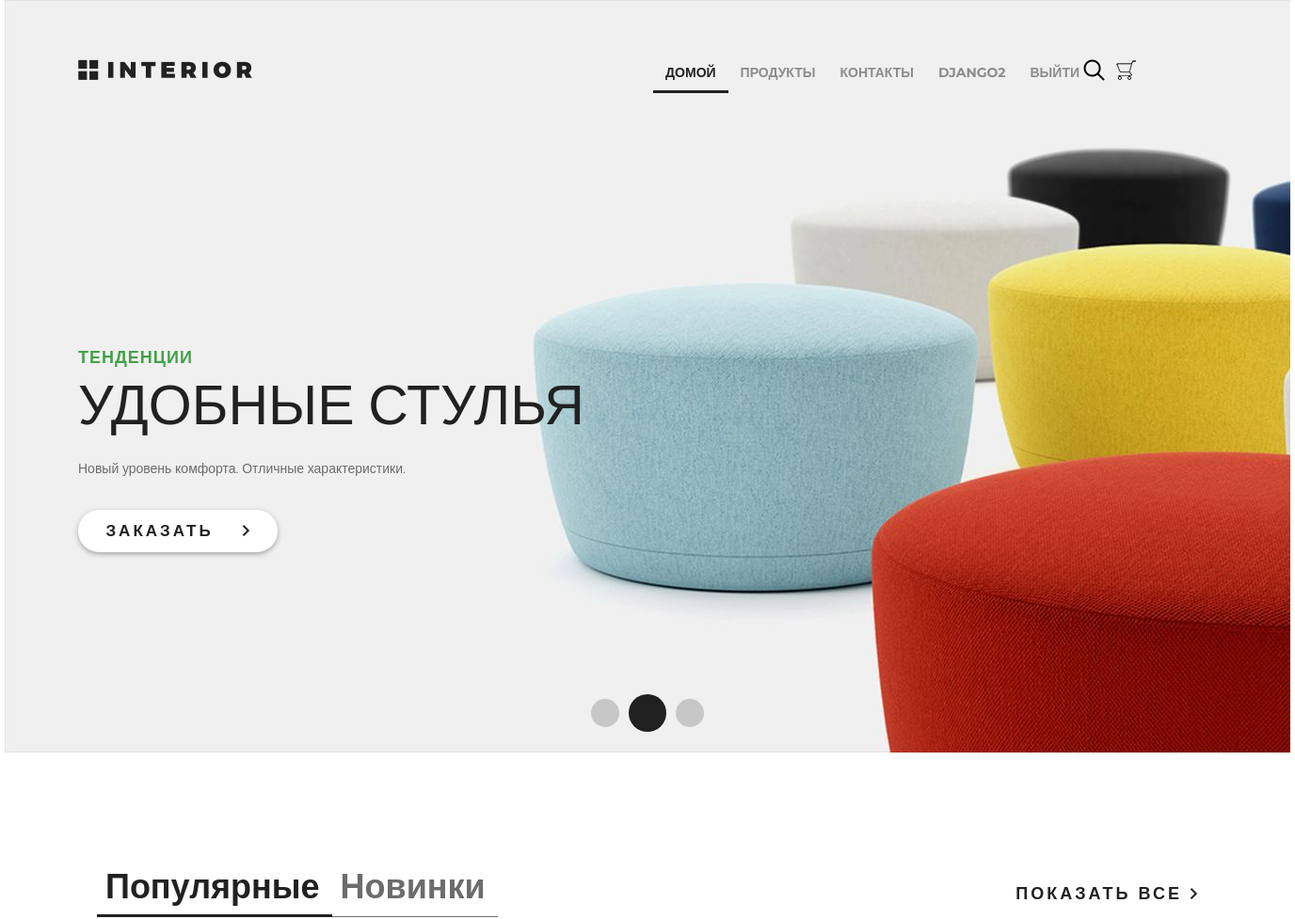
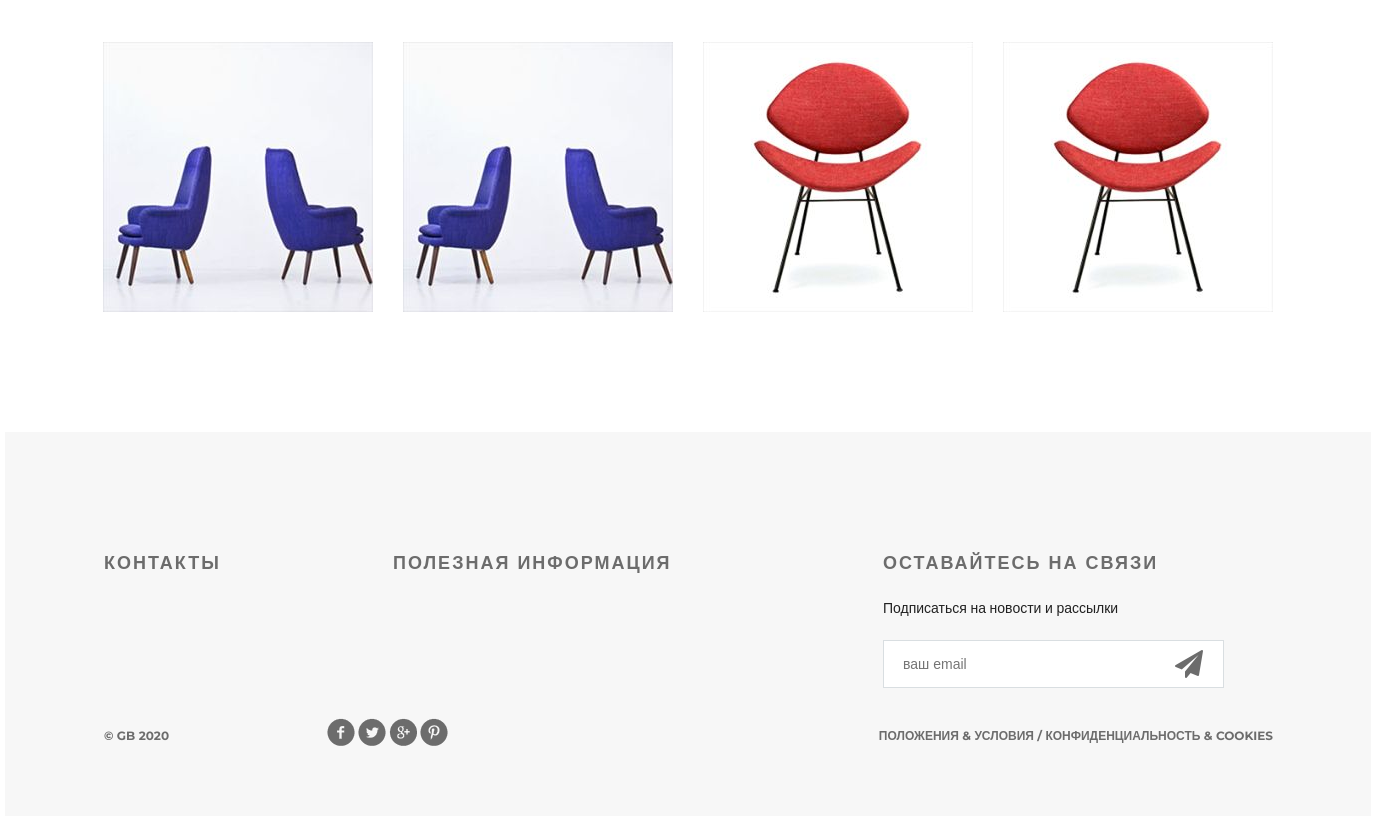
Before: / (signed in) with the older database file (2 pictures, top to bottom).
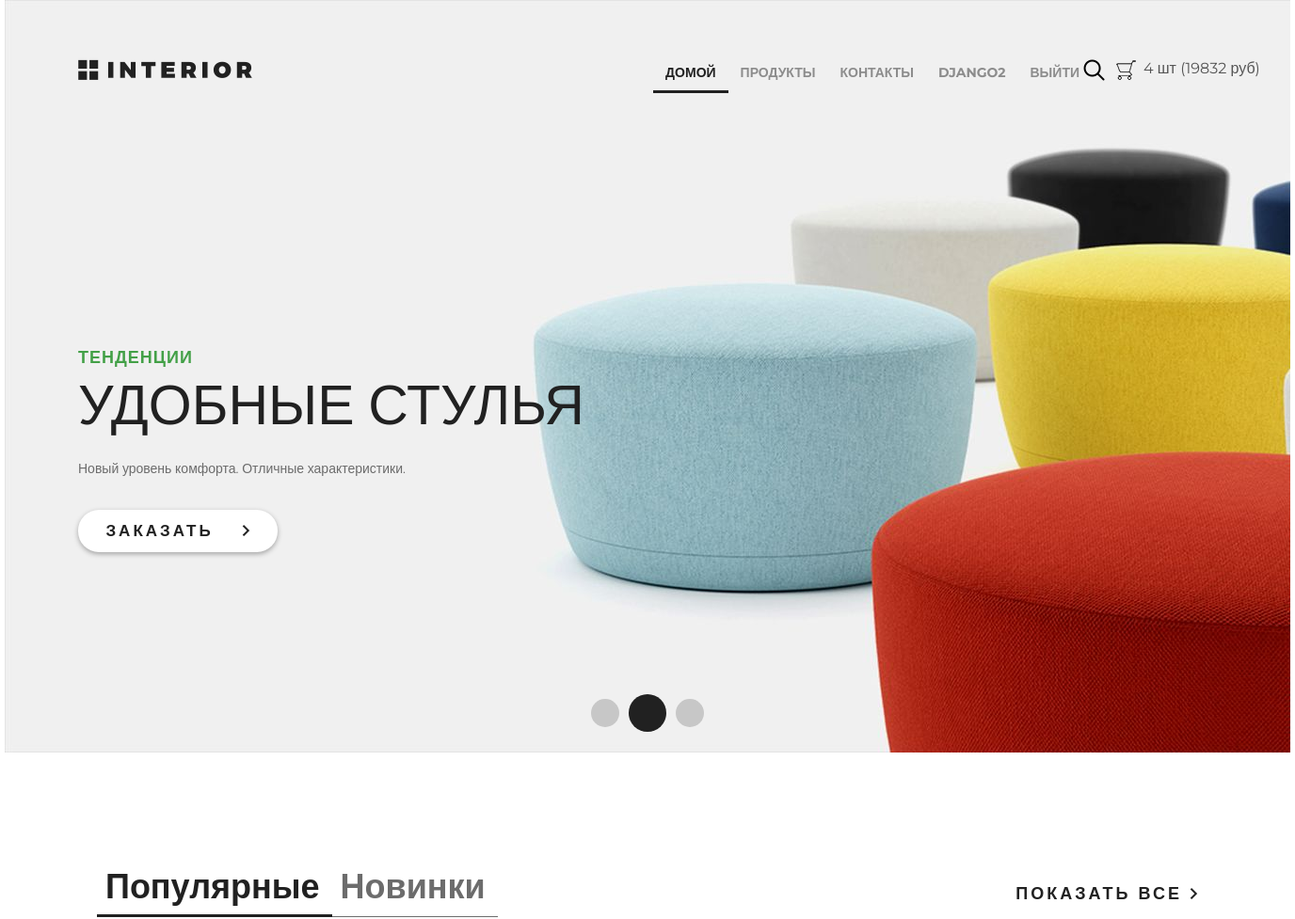
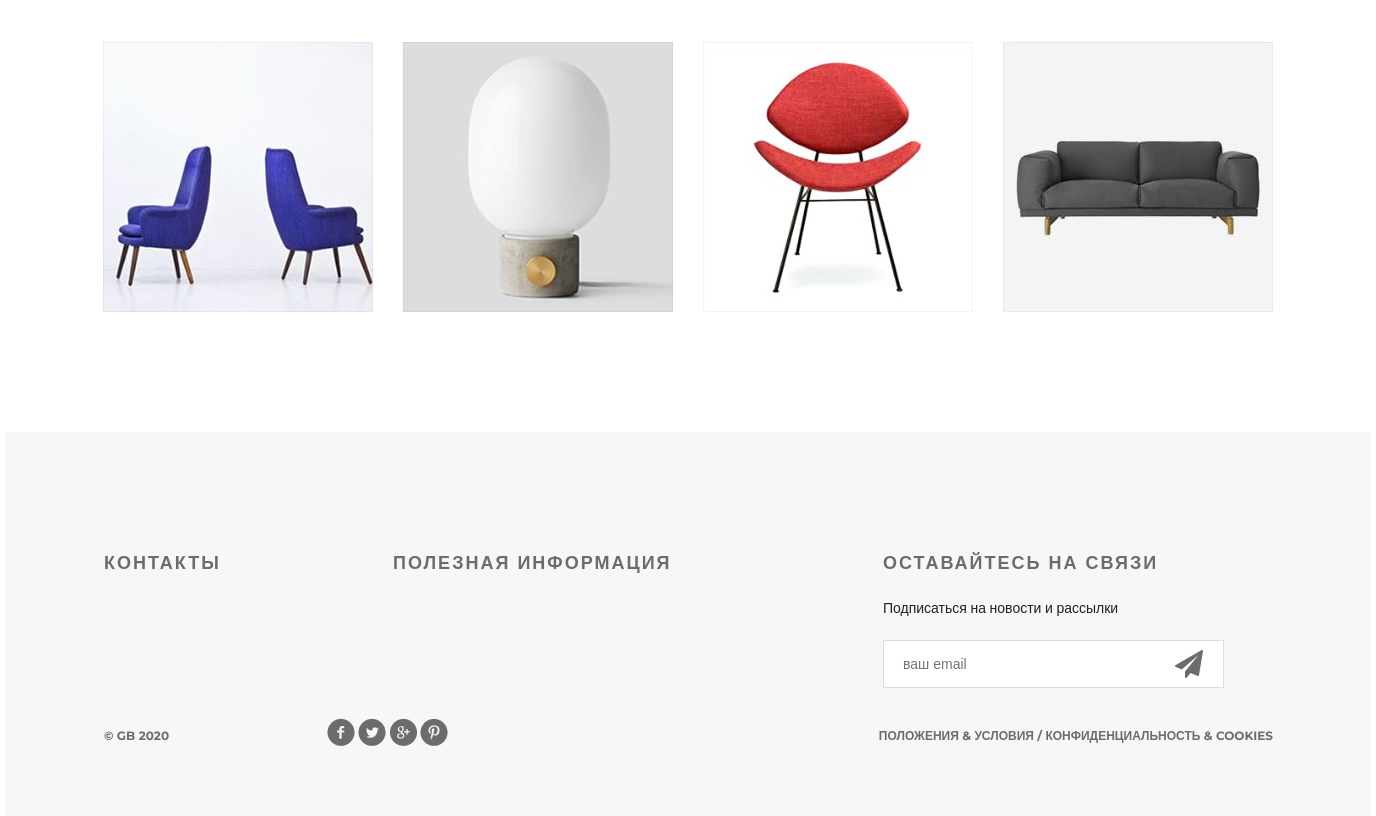
After: the same page with the newer database file (2 pictures, top to bottom).
### authapp/models.py (models this page shows)
class ShopUser(AbstractUser):
    avatar = models.ImageField(upload_to='users_avatar', blank=True)
    age = models.PositiveIntegerField(verbose_name='возраст')

### mainapp/models.py (models this page shows, shortened)
class Product(models.Model):
    category = models.ForeignKey(ProductCategory, on_delete=models.CASCADE)
    name = models.CharField(max_length=128, verbose_name='имя продукта')
    image = models.ImageField(upload_to='products_images', blank=True)
    short_desc = models.CharField(max_length=128, blank=True, verbose_name='краткое описание продукта')
    description = models.TextField(blank=True, verbose_name='описание продукта')
    price = models.DecimalField(max_digits=8, decimal_places=2, default=0, verbose_name='цена продукта')
    quantity = models.PositiveIntegerField(default=0, verbose_name='количество на складе')
    class Meta:
        verbose_name = 'продукт'
        verbose_name_plural = 'продукты'

### basketapp/models.py (models this page shows)
class Basket(models.Model):
    user = models.ForeignKey(settings.AUTH_USER_MODEL, on_delete=models.CASCADE, related_name='basket')
    product = models.ForeignKey(Product, on_delete=models.CASCADE)
    quantity = models.PositiveIntegerField(default=0, verbose_name='количество')
    add_datetime = models.DateField(auto_now_add=True, verbose_name='время')
    @property
    def product_cost(self):
        return self.product.price * self.quantity
    @property
    def total_quantity(self):
        _products = Basket.objects.filter(user=self.user)
        _total_quantity = sum([product.quantity for product in _products])
        return _total_quantity
    @property
    def total_cost(self):
        _products = Basket.objects.filter(user=self.user)
        _total_cost = sum([product.product_cost for product in _products])
        return _total_cost

### mainapp/views.py (the view)
# urls.py: path('', mainapp.main, name='main'),
def main(request):
    products = Product.objects.all()[:4]
    title = 'главная'
    context = {
        'title': title,
        'products': products,
        'basket': get_basket(request.user)
    }
    return render(request, 'mainapp/index.html', context)

### mainapp/views.py (called while the page is built)
def get_basket(user):
    if user.is_authenticated:
        basket = Basket.objects.filter(user=user)
    else:
        basket = []
    return basket

### mainapp/templates/mainapp/index.html (shortened to what this page needs)
{% extends 'mainapp/base.html' %}
{% load static %}
{% block menu %}
	<div class="slider">
		<div class="header clearfix">
			<a href="{% url 'main' %}" class="logo"></a>
			{% include 'mainapp/includes/inc_main_menu.html' %}
		</div>
		<div class="text-slider">
			<h3 class="green">тенденции</h3>
			<h3 class="big"> удобные стулья</h3>
			<p>Новый уровень комфорта. Отличные характеристики.</p>
			<a href="#" class="button-order">заказать <img src="{% static 'img/arrow.png' %}" alt=""></a>
		</div>
		<div class="navi">
			<a href="#"></a><a href="#"></a><a href="#"></a>
		</div>
	</div>
{% endblock %}
{% block content %}
	<div class="featured">
		<div class="featured-menu">
				<a class="active" href="#">Популярные</a><a href="#">Новинки</a>
		</div>
		<a class="explore" href="#">показать все <img src="{% static 'img/arrow.png' %}" alt=""></a>
		<div class="clearfix">
		</div>
		<div class="tab-content">
			{% for product in products %}
			<div class="block">
				<a href="{% url 'products:product' product.pk %}"><img src="/media/{{ product.image }}" alt="product">
				</a>
			</div>
			{% endfor %}
		</div>
	</div>
	<div class="clr"></div>
{% endblock %}

### mainapp/templates/mainapp/base.html (shortened to what this page needs)
<!DOCTYPE html>
{% load static %}
<html>
<head>
    {% block css %}
	<link rel="stylesheet" type="text/css" href="{% static 'css/style.css' %}">
	<link rel="stylesheet" href="{% static 'fonts/font-awesome/css/font-awesome.css' %}">
    {% endblock %}
</head>
<body>
	<div class="container">
    {% block menu %}
    {% endblock %}
    {% block content %}
    {% endblock %}
	</div>
    {% block footer %}
    <div class="footer">
        <div class="clearfix">
            <div class="text-footer">
                <h3>контакты</h3>
            </div>
            <div class="text-footer">
                <h3>полезная информация</h3>
            </div>
            <div class="text-footer clearfix">
                <h3>Оставайтесь на связи</h3>
                <p>Подписаться на новости и рассылки</p>
                <form>
                    <input type="email" name="email" placeholder="ваш email">
                    <a href="#"><i class="fa fa-paper-plane fa-2x" aria-hidden="true"></i></a>
                </form>
            </div>
        </div>
        <p class="small">&copy; GB {% now 'Y' %}</p>
        <div class="social">
            <a href="#" class="social1"></a>
            <a href="#" class="social2"></a>
            <a href="#" class="social3"></a>
            <a href="#" class="social4"></a>
        </div>
        <p class="small">Положения &amp; Условия  /  Конфиденциальность &amp; Cookies</p>
    </div>
    {% endblock %}
</body>
</html>

### mainapp/templates/mainapp/includes/inc_main_menu.html (shortened to what this page needs)
    <ul class="menu">
        <li><a href="{% url 'main' %}" {% if request.resolver_match.url_name == 'main' %}class="active"{% endif %}>домой</a></li>
        <li><a href="{% url 'products:index' %}" {% if request.resolver_match.namespace == 'products' %}class="active"{% endif %}>продукты</a></li>
        <li><a href="{% url 'contact' %}" {% if request.resolver_match.url_name == 'contact' %}class="active"{% endif %}>контакты</a></li>
        {% if user.is_authenticated %}
        <li>
            <a href="{% url 'auth:edit' %}">{{ user.first_name|default:'Пользователь' }}</a>
        </li>
        {% endif %}
        <li>
            {% if user.is_authenticated %}
            <a href="{% url 'auth:logout' %}">Выйти</a>
            {% else %}
            <a href="{% url 'auth:login' %}">Войти</a>
            {% endif %}
        </li>
    </ul>
    <a href="#" class="search"></a>
    <a href="{% url 'basket:basket' %}" class="basket">
        <span>
            {% if basket %} {{basket.0.total_quantity}} шт ({{basket.0.total_cost|floatformat:0}} руб) {% endif %}
        </span>
    </a>

Changed rows visible on the page:
added Basket: user+quantity "4", user+product+quantity "19832"
changed Product (number 2 of 4 on the later page): image: a different picture
changed Product (number 4 of 4 on the later page): image: a different picture
Other visible differences:
text now shown: "шт ( руб)"
